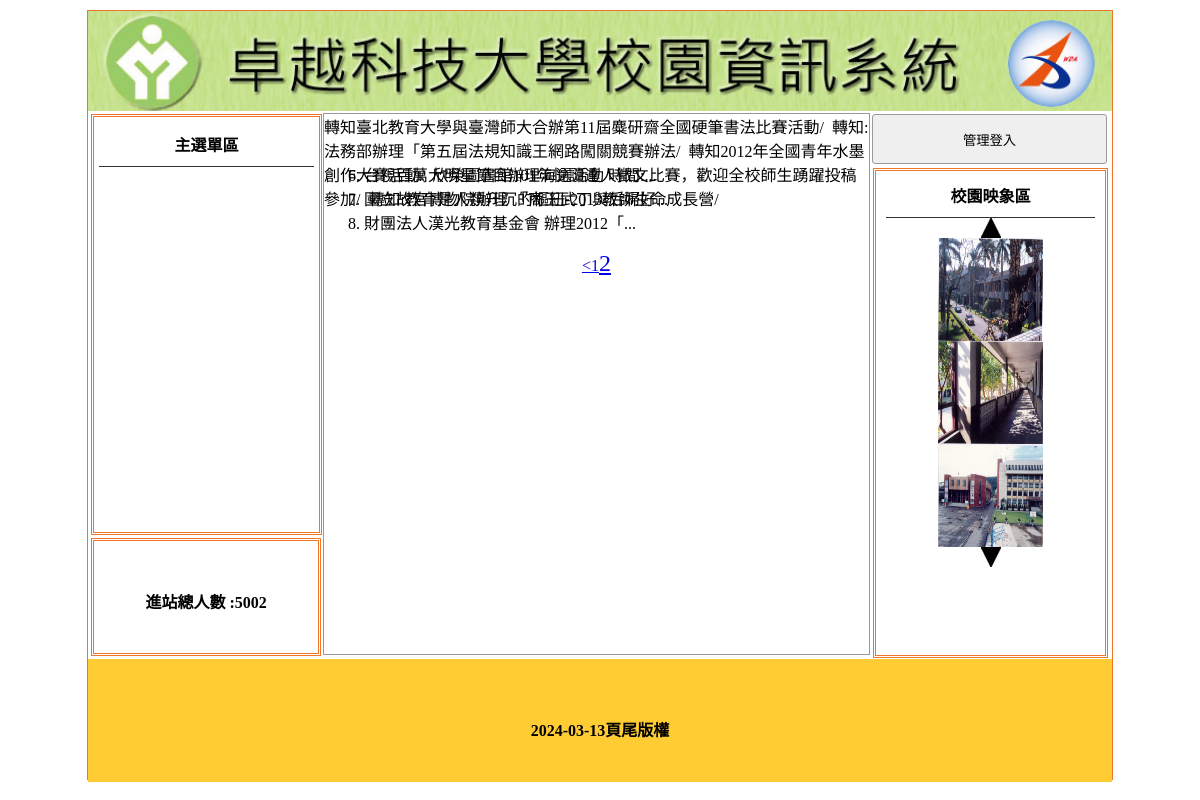
The app's page /?do=news&p=2 with its own data.
### tables this page shows
CREATE TABLE `titles` (
  `id` int(10) UNSIGNED NOT NULL,
  `img` text NOT NULL,
  `text` text NOT NULL,
  `sh` int(1) NOT NULL DEFAULT 0
);

CREATE TABLE `total` (
  `id` int(10) UNSIGNED NOT NULL,
  `total` int(5) NOT NULL
);

CREATE TABLE `ad` (
  `id` int(10) UNSIGNED NOT NULL,
  `text` text NOT NULL,
  `sh` int(1) NOT NULL DEFAULT 1
);

CREATE TABLE `news` (
  `id` int(10) UNSIGNED NOT NULL,
  `text` text NOT NULL,
  `sh` int(1) NOT NULL DEFAULT 1
);

CREATE TABLE `image` (
  `id` int(10) UNSIGNED NOT NULL,
  `img` text NOT NULL,
  `sh` int(1) NOT NULL DEFAULT 1
);

CREATE TABLE `bottom` (
  `id` int(10) UNSIGNED NOT NULL,
  `bottom` text NOT NULL
);

### api/db.php (called while the page is built, shortened)
<?php
class DB
{
    protected $dsn = "mysql:host=localhost;charset=utf8;dbname=c1-06";
    protected $pdo;
    protected $table;
    public function __construct($table)
    {
        $this->table = $table;
        $this->pdo = new PDO($this->dsn, 'root', '');
    }
    private function a2s($array)
    {
        foreach ($array as $col => $value) {
            $tmp[] = "`$col`='$value'";
        }
        return $tmp;
    }
    function find($id)
    {
        $sql = "select * from `$this->table` where ";
        if (is_array($id)) {
            $tmp = $this->a2s($id);
            $sql .= join(" && ", $tmp);
        } elseif (is_numeric($id)) {
            $sql .= "`id`='$id'";
        } else {
            echo "x type";
        }
        return $this->pdo->query($sql)->fetch(PDO::FETCH_ASSOC);
    }
    private function sql_all($sql, $array, $other)
    {
        if (isset($this->table) && !empty($this->table)) {
            if (is_array($array)) {
                if (!empty($array)) {
                    $tmp = $this->a2s($array);
                    $sql .= " where " . join(" && ", $tmp);
                }
            } else {
                $sql .= " $array ";
            }
            return $sql .= $other;
        } else {
            echo "x table";
        }
    }
    function all($where = '', $other = '')
    {
        $sql = "select * from `$this->table` ";
        $sql = $this->sql_all($sql, $where, $other);
        return $this->pdo->query($sql)->fetchAll(PDO::FETCH_ASSOC);
    }
    function count($where = '', $other = '')
    {
        $sql = "select count(*) from `$this->table` ";
        $sql = $this->sql_all($sql, $where, $other);
        return $this->pdo->query($sql)->fetchColumn();
    }
}
$Title = new DB('titles');
$Total = new DB('total');
$Bottom = new DB('bottom');
$Image = new DB('image');
$News = new DB('news');
$Ad = new DB('ad');

### index.php (the view, shortened to what this page needs)
<?php include_once "./api/db.php"; ?>
<!DOCTYPE html PUBLIC "-//W3C//DTD XHTML 1.0 Transitional//EN" "http://www.w3.org/TR/xhtml1/DTD/xhtml1-transitional.dtd">
<html xmlns="http://www.w3.org/1999/xhtml">
<head>
	<link href="./css/css.css" rel="stylesheet" type="text/css">
</head>
<body>
	<div id="main">
		<?php $row = $Title->find(['sh' => 1]); ?>
		<a title="<?= $row['text']; ?>" href="./index.php">
			<div class="ti" style="background:url('./img/<?= $row['img']; ?>'); background-size:cover;"></div>
		</a>
		<div id="ms">
			<div id="lf" style="float:left;">
				<div id="menuput" class="dbor">
					<span class="t botli">主選單區</span>
				</div>
				<div class="dbor" style="margin:3px; width:95%; height:20%; line-height:100px;">
					<span class="t">進站總人數 :<?= $Total->find(1)['total']; ?></span>
				</div>
			</div>
			<?php
			$do = $_GET['do'] ?? 'main';
			$file = "./front/{$do}.php";
			if (file_exists($file)) {
				include $file;
			} else {
				include "./front/main.php";
			}
			?>
			<div class="di di ad" style="height:540px; width:23%; padding:0px; margin-left:22px; float:left; ">
				<button style="width:100%; margin-left:auto; margin-right:auto; margin-top:2px; height:50px;" onclick="lo('?do=login')">管理登入</button>
				<div style="width:89%; height:480px;" class="dbor">
					<span class="t botli">校園映象區</span>
					<div class="cent" onclick="pp(1)"><img src="./icon/up.jpg" alt=""></div>
					<?php
					$rows = $Image->all(['sh' => 1]);
					foreach ($rows as $idx=>$row) {
					?>
						<div class="im cent" id="ssaa<?=$idx; ?>"><img src="./img/<?=$row['img'];?>" style="width: 105px;height: 103px;"></div>
					<?php
					}
					?>
					<div class="cent" onclick="pp(2)"><img src="./icon/dn.jpg" alt=""></div>
				</div>
			</div>
		</div>
		<div style="width:1024px; left:0px; position:relative; background:#FC3; margin-top:4px; height:123px; display:block;">
			<span class="t" style="line-height:123px;"><?= $Bottom->find(1)['bottom']; ?></span>
		</div>
	</div>
</body>
</html>

### front/news.php (shortened to what this page needs)
<div class="di" style="height:540px; border:#999 1px solid; width:53.2%; margin:2px 0px 0px 0px; float:left; position:relative; left:20px;">
	<marquee scrolldelay="120" direction="left" style="position:absolute; width:100%; height:40px;">
		<?php
		$rows = $Ad->all(['sh' => 1]);
		foreach ($rows as $row) {
			echo $row['text'];
			echo "/&nbsp;&nbsp;";
		}
		?>
	</marquee>
	<div style="height:32px; display:block;"></div>
	<?php
	$total = $News->count(['sh' => 1]);
	$div = 5;
	$pages = ceil($total / $div);
	$now = $_GET['p'] ?? 1;
	$start = ($now - 1) * $div;
	?>
	<ol start="<?= $start + 1; ?>">
		<?php
		$rows = $News->all(['sh' => 1], " limit $start,$div");
		foreach ($rows as $row) {
		?>
			<li class="sswww"><?= mb_substr($row['text'], 0, 20); ?>...
			</li>
		<?php
		}
		?>
	</ol>
	<div class="cent">
		<?php
		if ($now > 1) {
			echo "<a href='?do=$do&p=prev'><</a>";
		}
		for ($i = 1; $i <= $pages; $i++) {
			$fontsize = ($now == $i) ? '24px' : '16px';
			echo "<a href='?do=$do&p=$i'style='font-size:$fontsize'>$i</a>";
		}
		?>
	</div>
</div>

### css/css.css (style rules this page uses)
body { padding:0px; margin:0px; }
#main { width:1024px; height:768px; margin:10px auto 10px auto; border:#EE7728 1px solid; position:relative; }
.ti { width:100%; height:100px; position:relative; background-size:cover; background-repeat:no-repeat; }
.dbor { border:#EE7728 double 3px; margin:1px; padding:2px 10px 2px 10px; }
.t { font-weight:800; display:block; text-align:center; padding:10px 1px 10px 1px; }
.botli { border-bottom:#333 1px solid; }
#lf { height:540px; width:21%; display:inline-block; }
#menuput { width:100%; height:75%; position:relative; padding:5px; display:block; margin: 3px; }
.di { display:inline-block; }
.ad { margin:1px; padding:2px 10px 2px 10px; }
.cent { text-align:center; }
input,button { border:#999 1px solid; border-radius:3px; background:#EFEFEF; padding:5px; margin:3px; }

### records on screen
titles: img (picture)
total: total "5002"
ad: text "轉知臺北教育大學與臺灣師大合辦第11屆麋研齋全國硬筆書法比賽活動"
ad: text "轉知:法務部辦理「第五屆法規知識王網路闖關競賽辦法"
ad: text "轉知2012年全國青年水墨創作大賽活動"
ad: text "欣榮圖書館101年悅讀達人徵文比賽，歡迎全校師生踴躍投稿參加"
ad: text "轉知:教育是人類升沉的樞紐-2013教師生命成長營"
news: text "台視百萬大明星節目辦理海選活動 時間:"
news: text "國立故宮博物院辦理 「商王武丁與后婦好"
news: text "財團法人漢光教育基金會 辦理2012「"
image: img (picture)
image: img (picture)
image: img (picture)
bottom: bottom "2024-03-13頁尾版權"
